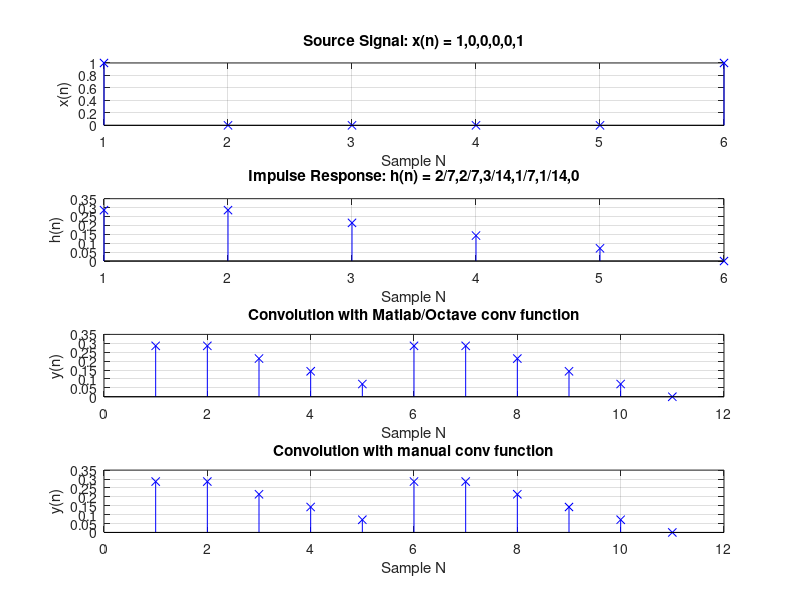

Reproduce this figure in MATLAB.
% Tecnologico de Costa Rica
% Escuela de Ingenieria Electronica
% El-5805 Procesamiento Digital de Señales

% This Octave File solves the
% problems given for the Course
% Digital Signal Processing

% Lets create a Window

figure('name', 'Exercise #3 - Digital Signal Processing');

% Define a function that calculates the convolution
% of a signal and a impulse response.
function convolution = my_conv(f, g)
  % Transform the vectors f and g in new vectors with the same length 
  F = [f,zeros(1,length(g))]; 
  G = [g,zeros(1,length(f))];

  % FOR Loop to put the result of convolution between F and G vectors 
  % in a new vector C. According to the convolution operation characteristics, 
  % the length of a resultant vector of convolution operation between two vector 
  % is the sum of vectors length minus 1 
  for i=1:length(g)+length(f)-1 
    % Create a new vector C 
    C(i) = 0; 
    % FOR Loop to walk through the vector F ang G 
    for j=1:length(f) 
      if(i-j+1>0) 
        C(i) = C(i) + F(j) * G(i-j+1); 
      else 
      end 
    end 
  end
  
  convolution = C;

end

% Define a function called grapher, this
% functions lets generate a graph of a
% signal in a discrete way.
% This function reveices a graph set up, as follow:
% ROWS : integer
% COLUMNS : integer
% POSITION : integer
% GRAPH TITLE : string
% X AXIS TITLE : string
% Y AXIS TITLE : string
% SIGNAL : vector
function graphDiscrete = grapherDiscrete(rows, columns, position, graph_title, x_axis, y_axis,signal)
    ws = subplot(rows,columns,position);
    stem(signal,"bx");
    grid(ws, 'on');
    title(graph_title);
    xlabel(x_axis);
    ylabel(y_axis);
end

% Lets generate a vector of numbers
% that will work as the signal.
x = [1 0 0 0 0 1];
h = [2/7 2/7 3/14 1/7 1/14 0];

ROWS = 4;
COLUMNS = 1;
x_axis_label = 'Sample N';

% Definition of the signal x(n)
graph_title = 'Source Signal: x(n) = {1,0,0,0,0,1}';
y_axis_label = 'x(n)';
grapherDiscrete(ROWS, COLUMNS, 1, graph_title, x_axis_label, y_axis_label, x);

% Definition of the impulse response h(n)
graph_title = 'Impulse Response: h(n) = {2/7,2/7,3/14,1/7,1/14,0}';
y_axis_label = 'h(n)';
grapherDiscrete(ROWS, COLUMNS, 2, graph_title, x_axis_label, y_axis_label, h);

% Lets go calculate the convolution of the two signals
y_0 = conv(x,h) % The order does not matter, is commutative
graph_title = 'Convolution with Matlab/Octave conv function';
y_axis_label = 'y(n)';
grapherDiscrete(ROWS, COLUMNS, 3, graph_title, x_axis_label, y_axis_label, y_0);

% Lets go calculate the convolution of the two signals
y_1 = my_conv(x,h) % The order does not matter, is commutative
graph_title = 'Convolution with manual conv function';
y_axis_label = 'y(n)';
grapherDiscrete(ROWS, COLUMNS, 4, graph_title, x_axis_label, y_axis_label, y_1);